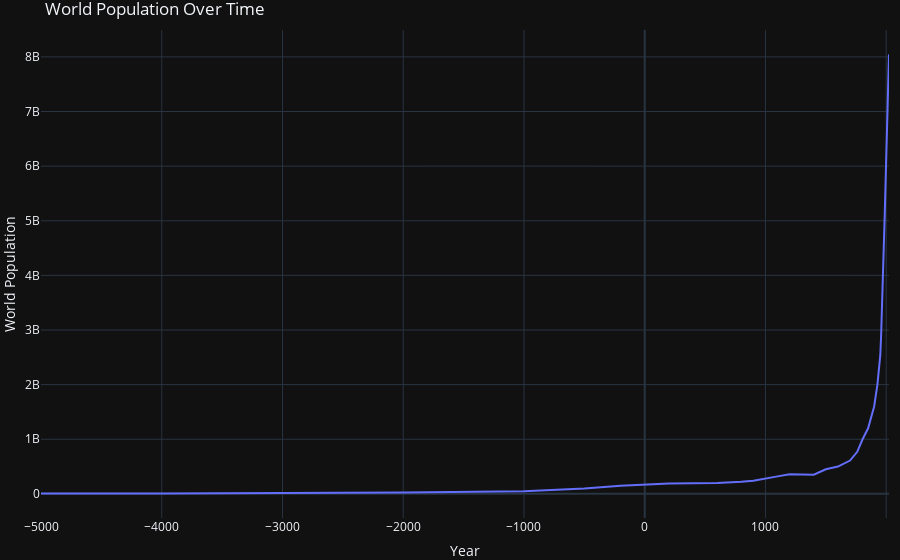

The cell this chart's notebook holds for it:
### Code cell
import plotly.express as px

# Assuming df is your DataFrame
fig = px.line(df, x='Year', y='World Population', title='World Population Over Time',
              labels={'World Population': 'Population', 'Year': 'Year'},
              line_shape='linear')  # You can adjust 'line_shape' for different line styles

fig.update_layout(
    xaxis_title='Year',
    yaxis_title='World Population',
    template='plotly_dark',
    showlegend=True,
    margin=dict(l=0, r=0, t=30, b=0),
)

fig.show()
